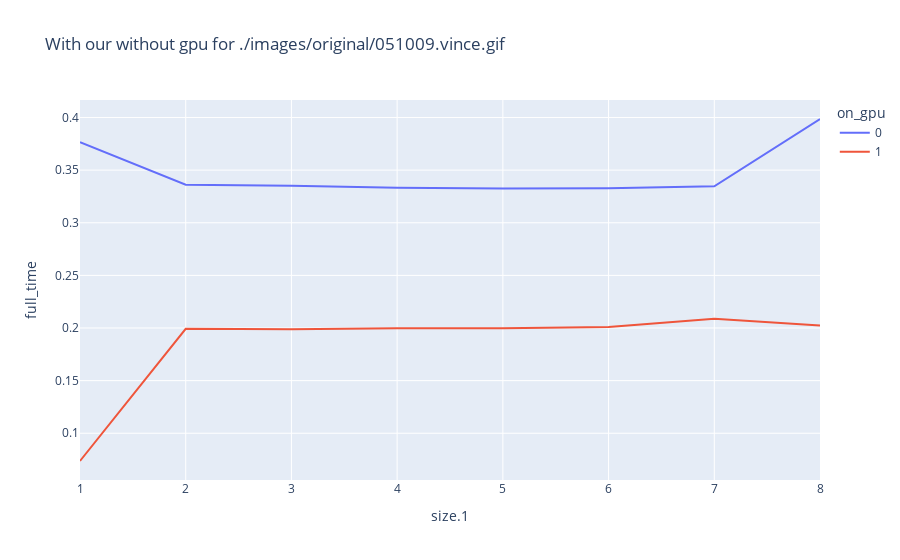
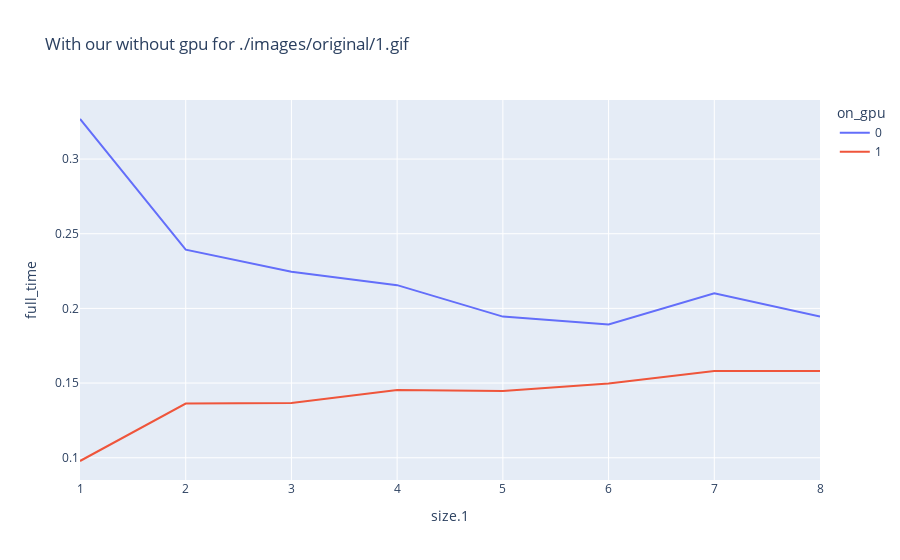
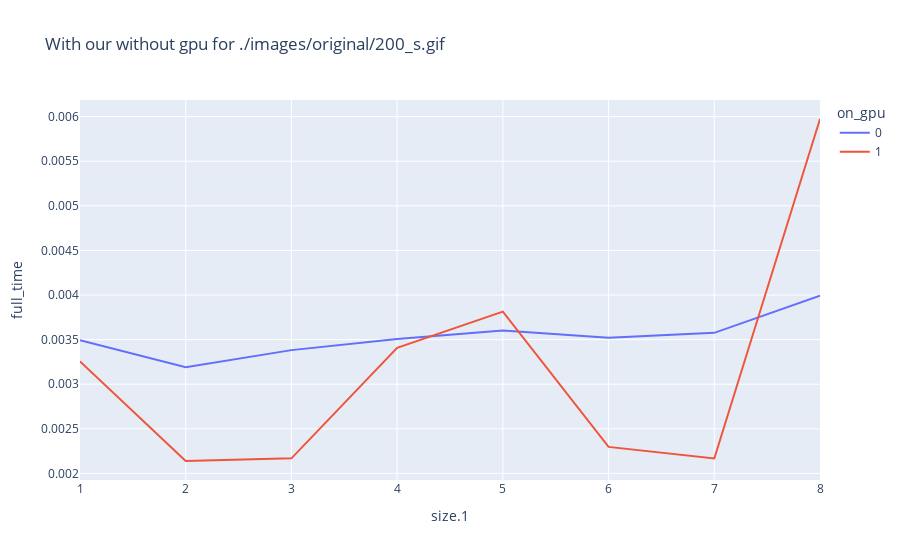

Notebook cell for these charts, in order:
### Markdown cell above
## Analyzing MPI-CUDA

### Code cell
df_final = pd.read_csv("../ collecting_cuda_MPI.csv",sep = ";")
for title in list(df_final["file_name"].unique()):
    
    df_1gif = df_final[df_final["file_name"] == title]
    px.line(df_1gif, x= "size.1", y = "full_time",color = "on_gpu",title = "With our without gpu for " + title).show()

### Figure 1 — Plotly figure (JSON) as saved in the notebook; plotly's stock layout.template omitted (floating-point values rounded to 4 significant figures)
{"data": [{"hovertemplate": "on_gpu=0<br>size.1=%{x}<br>full_time=%{y}<extra></extra>", "legendgroup": "0", "line": {"color": "#636efa", "dash": "solid"}, "marker": {"symbol": "circle"}, "mode": "lines", "name": "0", "orientation": "v", "showlegend": true, "type": "scatter", "x": [1, 2, 3, 4, 5, 6, 7, 8], "xaxis": "x", "y": [0.3766, 0.3361, 0.3351, 0.3331, 0.3325, 0.3327, 0.3346, 0.3986], "yaxis": "y"}, {"hovertemplate": "on_gpu=1<br>size.1=%{x}<br>full_time=%{y}<extra></extra>", "legendgroup": "1", "line": {"color": "#EF553B", "dash": "solid"}, "marker": {"symbol": "circle"}, "mode": "lines", "name": "1", "orientation": "v", "showlegend": true, "type": "scatter", "x": [1, 2, 3, 4, 5, 6, 7, 8], "xaxis": "x", "y": [0.07365, 0.1992, 0.1989, 0.1998, 0.1997, 0.201, 0.2087, 0.2024], "yaxis": "y"}], "layout": {"legend": {"title": {"text": "on_gpu"}, "tracegroupgap": 0}, "title": {"text": "With our without gpu for ./images/original/051009.vince.gif"}, "xaxis": {"anchor": "y", "domain": [0, 1], "title": {"text": "size.1"}}, "yaxis": {"anchor": "x", "domain": [0, 1], "title": {"text": "full_time"}}}}

### Figure 2 — Plotly figure (JSON) as saved in the notebook; plotly's stock layout.template omitted (floating-point values rounded to 4 significant figures)
{"data": [{"hovertemplate": "on_gpu=0<br>size.1=%{x}<br>full_time=%{y}<extra></extra>", "legendgroup": "0", "line": {"color": "#636efa", "dash": "solid"}, "marker": {"symbol": "circle"}, "mode": "lines", "name": "0", "orientation": "v", "showlegend": true, "type": "scatter", "x": [1, 2, 3, 4, 5, 6, 7, 8], "xaxis": "x", "y": [0.3268, 0.2393, 0.2246, 0.2156, 0.1945, 0.1893, 0.2101, 0.1946], "yaxis": "y"}, {"hovertemplate": "on_gpu=1<br>size.1=%{x}<br>full_time=%{y}<extra></extra>", "legendgroup": "1", "line": {"color": "#EF553B", "dash": "solid"}, "marker": {"symbol": "circle"}, "mode": "lines", "name": "1", "orientation": "v", "showlegend": true, "type": "scatter", "x": [1, 2, 3, 4, 5, 6, 7, 8], "xaxis": "x", "y": [0.09782, 0.1363, 0.1367, 0.1454, 0.1446, 0.1497, 0.158, 0.158], "yaxis": "y"}], "layout": {"legend": {"title": {"text": "on_gpu"}, "tracegroupgap": 0}, "title": {"text": "With our without gpu for ./images/original/1.gif"}, "xaxis": {"anchor": "y", "domain": [0, 1], "title": {"text": "size.1"}}, "yaxis": {"anchor": "x", "domain": [0, 1], "title": {"text": "full_time"}}}}

### Figure 3 — Plotly figure (JSON) as saved in the notebook; plotly's stock layout.template omitted (floating-point values rounded to 4 significant figures)
{"data": [{"hovertemplate": "on_gpu=0<br>size.1=%{x}<br>full_time=%{y}<extra></extra>", "legendgroup": "0", "line": {"color": "#636efa", "dash": "solid"}, "marker": {"symbol": "circle"}, "mode": "lines", "name": "0", "orientation": "v", "showlegend": true, "type": "scatter", "x": [1, 2, 3, 4, 5, 6, 7, 8], "xaxis": "x", "y": [0.003494, 0.00319, 0.003382, 0.003506, 0.003603, 0.00352, 0.003576, 0.003992], "yaxis": "y"}, {"hovertemplate": "on_gpu=1<br>size.1=%{x}<br>full_time=%{y}<extra></extra>", "legendgroup": "1", "line": {"color": "#EF553B", "dash": "solid"}, "marker": {"symbol": "circle"}, "mode": "lines", "name": "1", "orientation": "v", "showlegend": true, "type": "scatter", "x": [1, 2, 3, 4, 5, 6, 7, 8], "xaxis": "x", "y": [0.003256, 0.002139, 0.002169, 0.003408, 0.003814, 0.002297, 0.002167, 0.005973], "yaxis": "y"}], "layout": {"legend": {"title": {"text": "on_gpu"}, "tracegroupgap": 0}, "title": {"text": "With our without gpu for ./images/original/200_s.gif"}, "xaxis": {"anchor": "y", "domain": [0, 1], "title": {"text": "size.1"}}, "yaxis": {"anchor": "x", "domain": [0, 1], "title": {"text": "full_time"}}}}
